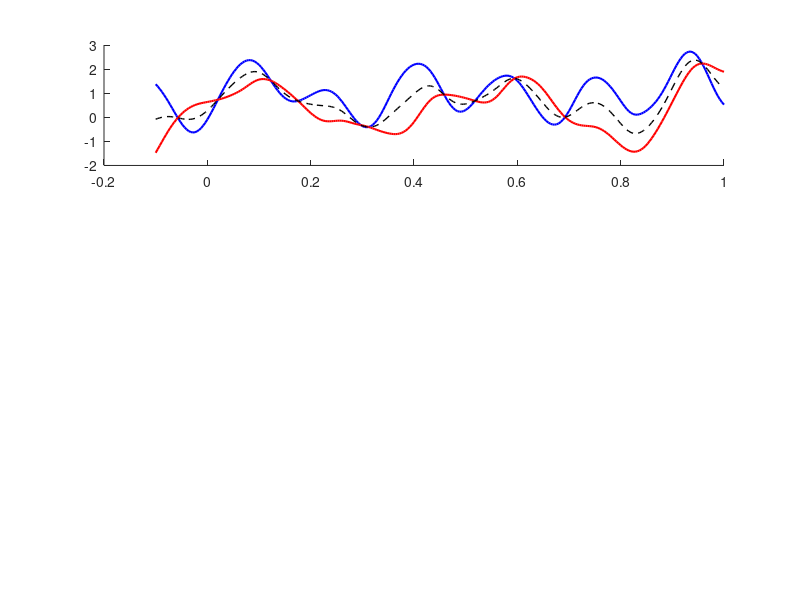

Source code (MATLAB): (Note: this script raises an error after producing the figure.)
%% ===============================================================
%  EXERCISE 4 — VSTM TASK (Student 2)
%  P300 Analysis & Behavioral Metrics
% ===============================================================
clear; clc; close all;

% Load Student 2 data
load('student2.mat'); % Ensure this file is in your folder
fs = 250;
num_channels = 14; 

% Event codes: 4 (Congruent), 5 (Incongruent), 1 (Correct), 0 (Incorrect)
% Epoch: -100ms to 1000ms. 
% Baseline: -100ms to 0ms.
epoch_sec = [-0.1 1.0];
epoch_samps = round(epoch_sec * fs); 
t_axis = linspace(epoch_sec(1), epoch_sec(2), diff(epoch_samps)+1);
base_samps = round(0.1 * fs); % 100ms baseline

% Filter setup: 7Hz Low Pass
[b, a] = butter(2, 7/(fs/2), 'low');

% Preallocate storage for averages (Channel x Time)
sum_cong = 0; n_cong = 0;
sum_incong = 0; n_incong = 0;

% Find Trigger Indices
trigs = marks;
times = marksamples;

RT_cong = [];
RT_incong = [];

for i = 1:length(trigs)-1
    code = trigs(i);
    next_code = trigs(i+1);
    
    % Check if it is a 2nd Image Stimulus (4 or 5) followed by Correct (1)
    if (code == 4 || code == 5) && next_code == 1
        
        % Calculate Response Time (Sample diff / fs)
        rt = (times(i+1) - times(i)) / fs;
        
        % Extract Epoch
        idx_start = times(i) + epoch_samps(1);
        idx_end = times(i) + epoch_samps(2);
        
        if idx_start > 0 && idx_end <= length(eegmu2)
            raw_epoch = eegmu2(idx_start:idx_end, :);
            
            % Baseline Correction (first 100ms which is index 1 to base_samps)
            baseline = mean(raw_epoch(1:base_samps, :), 1);
            epoch_bc = raw_epoch - baseline;
            
            % Accumulate for averaging
            if code == 4 % Congruent
                sum_cong = sum_cong + epoch_bc;
                n_cong = n_cong + 1;
                RT_cong = [RT_cong, rt];
            elseif code == 5 % Incongruent
                sum_incong = sum_incong + epoch_bc;
                n_incong = n_incong + 1;
                RT_incong = [RT_incong, rt];
            end
        end
    end
end

% Calculate Grand Averages
avg_cong = sum_cong / n_cong;
avg_incong = sum_incong / n_incong;
avg_joint = (sum_cong + sum_incong) / (n_cong + n_incong);

% Filter the Averages
avg_cong_filt = filtfilt(b, a, avg_cong);
avg_incong_filt = filtfilt(b, a, avg_incong);
avg_joint_filt = filtfilt(b, a, avg_joint);

%% 1. PLOT ERPs (Fz, Cz, Pz)
% Map: 1:F3, 2:Fz, 3:F4, 4:C3, 5:Cz, 6:C4, 7:P3, 8:Pz, 9:P4, 10:O1, 11:O2, 12:T3, 13:T4, 14:T5/T6?
% Wait, manual says "same order as presented in Lab 2". 
% Usually: F3, Fz, F4, T3, C3, Cz, C4, T4, P3, Pz, P4, O1, O2... (13 chans?)
% Let's assume indices for Fz=2, Cz=5, Pz=8 based on typical arrays or check Lab 2 guide.
% If eegmu2 has 14 cols, let's assume specific columns. 
% *Assumption for plot*: Fz=Channel 2, Cz=Channel 5, Pz=Channel 8 (Standard subset).

figure('Name','VSTM ERPs');
ch_plot = [2, 5, 8]; 
labels = {'Fz', 'Cz', 'Pz'};

for k=1:3
    subplot(3,1,k); hold on;
    plot(t_axis, avg_cong_filt(:, ch_plot(k)), 'b', 'LineWidth', 1.5);
    plot(t_axis, avg_incong_filt(:, ch_plot(k)), 'r', 'LineWidth', 1.5);
    plot(t_axis, avg_joint_filt(:, ch_plot(k)), 'k--', 'LineWidth', 1);
    xline(0, 'k-');
    title(['VSTM P300 - Channel ' labels{k}]);
    legend('Congruent','Incongruent','Joint');
    grid on; xlim([-0.1 1.0]);
end
saveas(gcf, 'VSTM_ERPs.png');

%% 2. TOPOGRAMS
% P3 Window: 250ms to 400ms.
% t_axis starts at -0.1. Index for 0.25 is where t >= 0.25
t_idx = find(t_axis >= 0.25 & t_axis <= 0.40);

% Find max peak in this window for each channel
peaks_cong = max(avg_cong_filt(t_idx, :), [], 1);
peaks_incong = max(avg_incong_filt(t_idx, :), [], 1);
peaks_joint = max(avg_joint_filt(t_idx, :), [], 1);

figure('Name', 'VSTM Topograms');
subplot(1,3,1); draw_topogram2(peaks_cong); title('Congruent');
subplot(1,3,2); draw_topogram2(peaks_incong); title('Incongruent');
subplot(1,3,3); draw_topogram2(peaks_joint); title('Joint');
saveas(gcf, 'VSTM_Topos.png');

%% 3. BEHAVIORAL METRICS (Display in Command Window)
fprintf('=== Student 2 Behavioral ===\n');
fprintf('Congruent: RT = %.3f ± %.3f s\n', mean(RT_cong), std(RT_cong));
fprintf('Incongruent: RT = %.3f ± %.3f s\n', mean(RT_incong), std(RT_incong));

% NOTE: To get % correct, you need to count ALL events 4 and 5, 
% not just the ones followed by 1.
total_cong = sum(trigs == 4);
total_incong = sum(trigs == 5);
% correct_cong is n_cong (calculated in loop)
% correct_incong is n_incong (calculated in loop)

fprintf('Accuracy Congruent: %.2f%%\n', (n_cong/total_cong)*100);
fprintf('Accuracy Incongruent: %.2f%%\n', (n_incong/total_incong)*100);